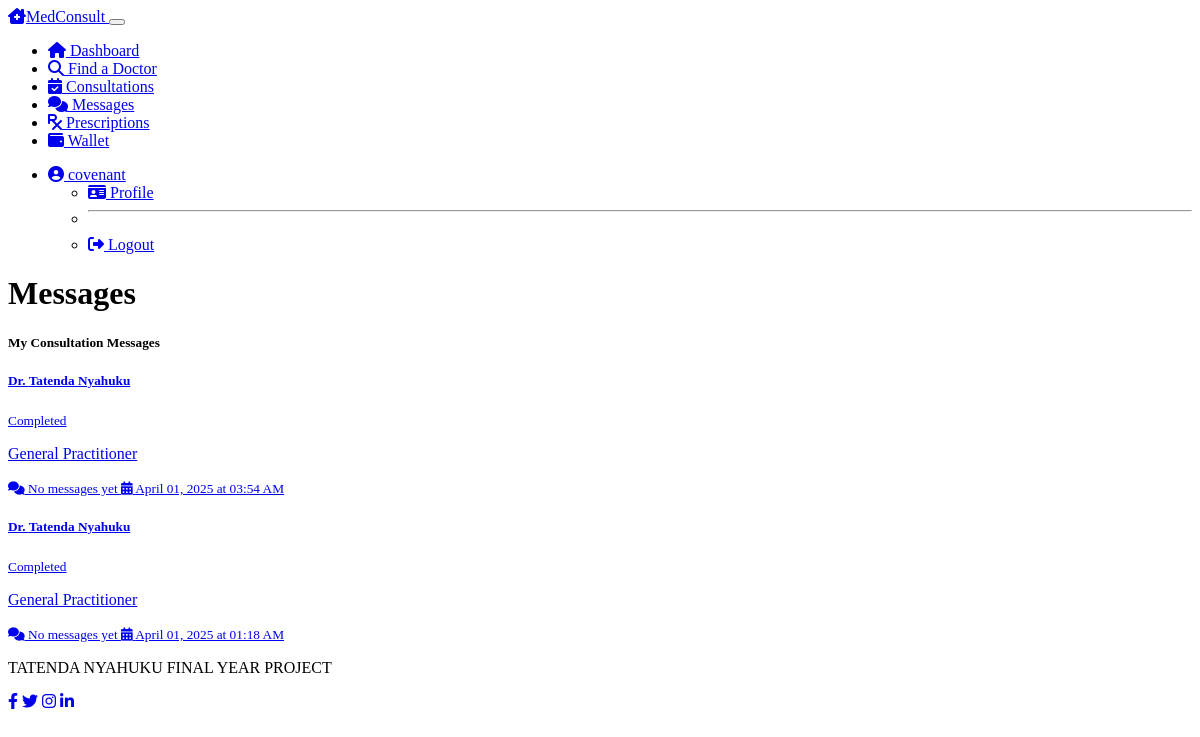
The page /patient/messages (signed in) on the database as committed earlier.
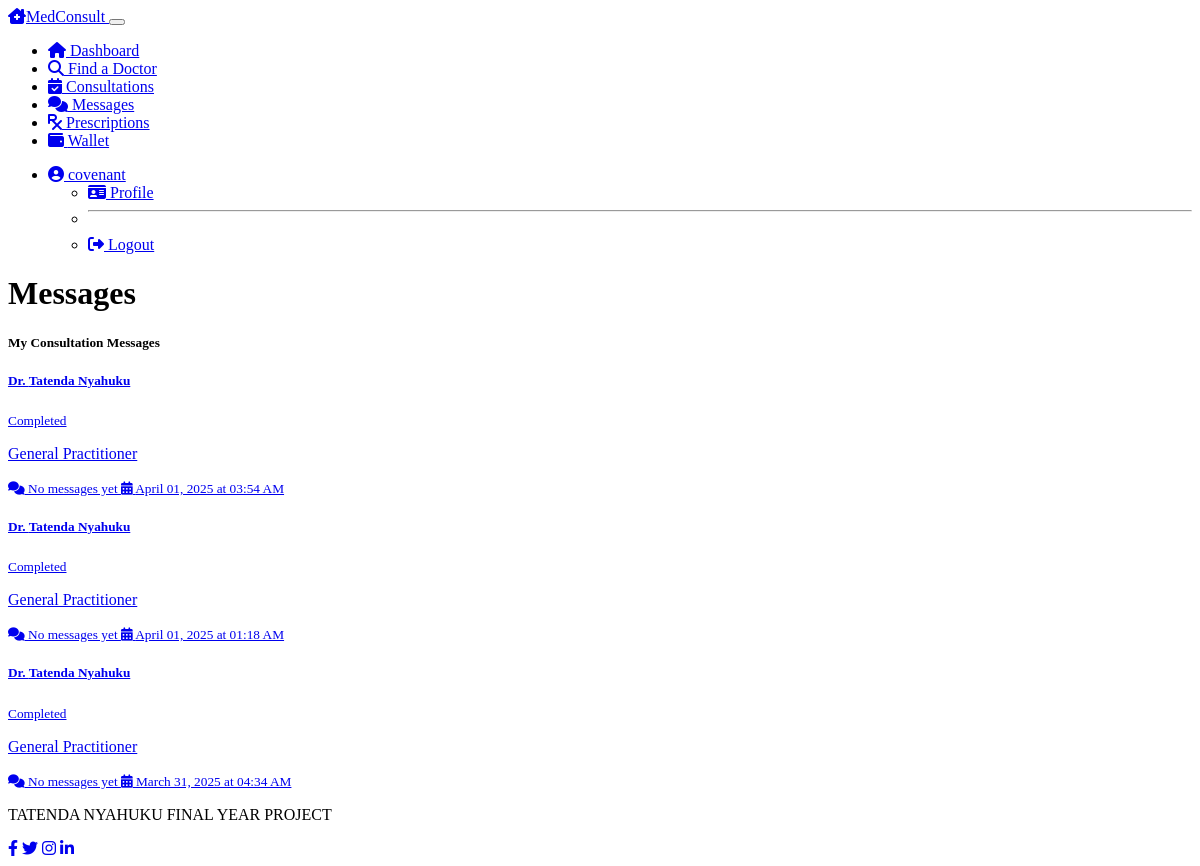
The same page on the database as committed later.
### models.py (models this page shows, shortened)
class Consultation(db.Model):
    __tablename__ = 'consultations'
    id = db.Column(db.Integer, primary_key=True)
    patient_id = db.Column(db.Integer, db.ForeignKey('patients.id'), nullable=False)
    doctor_id = db.Column(db.Integer, db.ForeignKey('doctors.id'), nullable=False)
    status = db.Column(db.String(50), default='requested')  # requested, accepted, rejected, completed, cancelled
    proposed_fee = db.Column(db.Float, nullable=False)
    final_fee = db.Column(db.Float, nullable=True)
    scheduled_time = db.Column(db.DateTime, nullable=True)
    created_at = db.Column(db.DateTime, default=datetime.utcnow)
    completed_at = db.Column(db.DateTime, nullable=True)
    messages = db.relationship('Message', backref='consultation', lazy=True)
    prescriptions = db.relationship('Prescription', backref='consultation', lazy=True)

class Doctor(db.Model):
    __tablename__ = 'doctors'
    id = db.Column(db.Integer, primary_key=True)
    user_id = db.Column(db.Integer, db.ForeignKey('users.id'), nullable=False)
    first_name = db.Column(db.String(50), nullable=False)
    last_name = db.Column(db.String(50), nullable=False)
    specialty = db.Column(db.String(100), nullable=False)
    license_number = db.Column(db.String(50), nullable=False)
    qualifications = db.Column(db.Text, nullable=True)
    min_fee = db.Column(db.Float, nullable=False)
    max_fee = db.Column(db.Float, nullable=False)
    is_verified = db.Column(db.Boolean, default=False)
    consultations = db.relationship('Consultation', backref='doctor', lazy=True)

### routes.py (the view)
@app.route('/patient/messages')
@login_required
@patient_required
def patient_messages():
    consultations = Consultation.query.filter_by(
        patient_id=current_user.patient.id
    ).filter(Consultation.status.in_(['accepted', 'completed'])).all()
    return render_template('patient/messages.html',
                          title='Messages',
                          consultations=consultations)

### models.py (called while the page is built)
@login_manager.user_loader
def load_user(user_id):
    user = User.query.get(int(user_id))
    if user:
        return user
    return None

### routes.py (called while the page is built)
def patient_required(f):
    @wraps(f)
    def decorated_function(*args, **kwargs):
        if not current_user.is_authenticated or current_user.role != 'patient':
            flash('Access denied: Patient access required', 'danger')
            return redirect(url_for('login'))
        return f(*args, **kwargs)
    return decorated_function

### templates/patient/messages.html (shortened to what this page needs)
{% extends "layout.html" %}
{% block content %}
<div class="row mb-4">
    <div class="col-12">
        <h1 class="mb-4">Messages</h1>
        <div class="card bg-dark text-light">
            <div class="card-header">
                <h5 class="mb-0">My Consultation Messages</h5>
            </div>
            <div class="card-body">
                {% if consultations %}
                    <div class="list-group">
                        {% for consultation in consultations %}
                            <a href="{{ url_for('patient_consultation_messages', consultation_id=consultation.id) }}" class="list-group-item list-group-item-action bg-dark text-light">
                                <div class="d-flex w-100 justify-content-between">
                                    <h5 class="mb-1">Dr. {{ consultation.doctor.first_name }} {{ consultation.doctor.last_name }}</h5>
                                    <small>
                                        {% if consultation.status == 'accepted' %}
                                            <span class="badge bg-primary">Scheduled</span>
                                        {% elif consultation.status == 'completed' %}
                                            <span class="badge bg-success">Completed</span>
                                        {% endif %}
                                    </small>
                                </div>
                                <p class="mb-1">{{ consultation.doctor.specialty }}</p>
                                {% set message_count = consultation.messages|length %}
                                <small>
                                    <i class="fas fa-comments me-1"></i>
                                    {% if message_count > 0 %}
                                        {{ message_count }} message{{ 's' if message_count > 1 }}
                                    {% else %}
                                        No messages yet
                                    {% endif %}
                                </small>
                                {% if consultation.scheduled_time %}
                                    <small class="ms-3">
                                        <i class="fas fa-calendar-alt me-1"></i>
                                        {{ consultation.scheduled_time.strftime('%B %d, %Y at %I:%M %p') }}
                                    </small>
                                {% endif %}
                            </a>
                        {% endfor %}
                    </div>
                {% else %}
                    <div class="alert alert-info">
                        <i class="fas fa-info-circle me-2"></i>
                        You don't have any consultations with messages yet.
                    </div>
                {% endif %}
            </div>
        </div>
    </div>
</div>
{% endblock %}

Rows that differ between the two databases and show on the page:
now on this page (row edited): Consultation: doctor.first_name "Tatenda", doctor.last_name "Nyahuku", status "Completed", doctor.specialty "General Practitioner", scheduled_time "March 31, 2025 at 04:34 AM"
